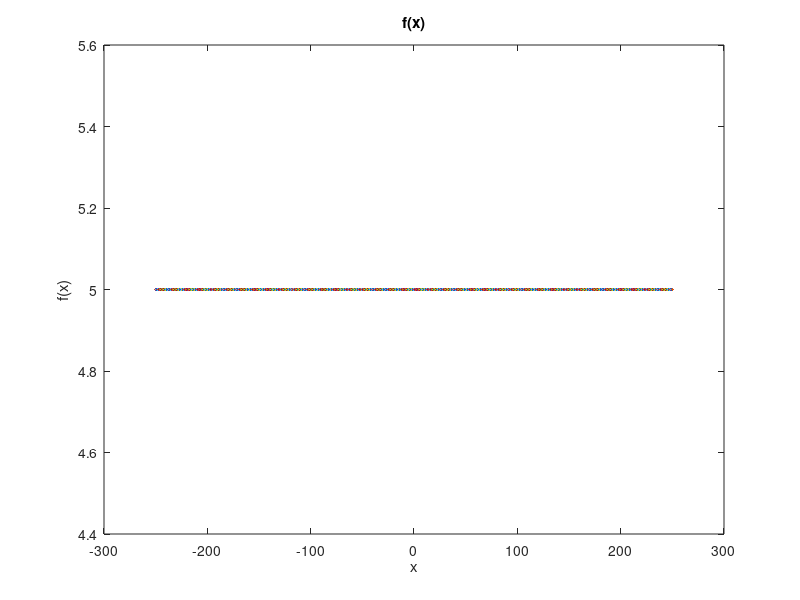

Write MATLAB code to recreate this figure. (Note: a time limit stopped this script after it produced the figure.)
% Script to plot the Fourier Transform of a given function

% Define the sampling frequency
SF = 5;
% Create a vector of 10^5 points between -10 and 10
t = -250:1/SF:250;
% Input given function
x = input('input function: ');
% Minimum length of FFT multiplied by 20
n = (2^5)*(2^nextpow2(length(t))); % Length of FFT
% Apply Fast Fourier Transform
X = fft(x,n); 
% FFT is symmetric, throw away second half
X = X(1:n/2); 
% Ignore imaginary values of X
Y = abs(X);
% Normalise the frequency scale
f = (0:n/2-1)*SF/n;
% Generate the plot, title and labels. 

plot(t,x);
title('f(x)'); 
xlabel('x'); 
ylabel('f(x)'); 
%figure(2);
%semilogy(f,Y); 
%title('Fourier Transform of f(x)'); 
%xlabel('Frequency (Hz)'); 
%ylabel('Power');
% Limit the x axis (Is there a better way to scale it?)
% xlim([0,1]);
hold all;
